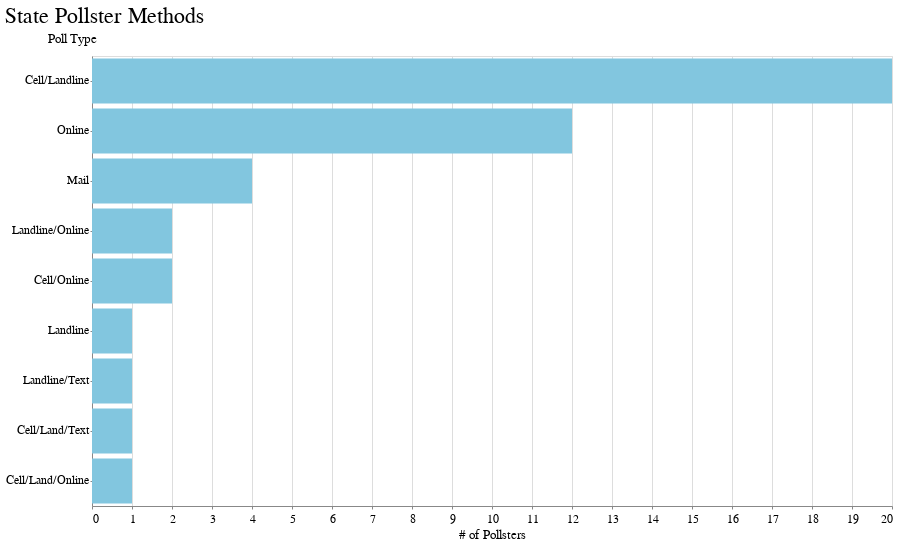

This figure's notebook cell:
### Code cell
alt.Chart(state_polls_df, title='State Pollster Methods').mark_bar().encode(
    x=alt.X('Poll Count', title='# of Pollsters'),
    y=alt.Y('Poll Type', sort=types)).properties(background='white')

### Figure 1 — Vega-Lite specification as saved in the notebook (floating-point values rounded to 4 significant figures)
{"$schema": "https://vega.github.io/schema/vega-lite/v3.4.0.json", "background": "white", "config": {"arc": {"fill": "#82c6df"}, "area": {"fill": "#82c6df"}, "axis": {"labelFont": "Benton Gothic, sans", "labelFontSize": 11.5, "labelFontWeight": "normal", "titleFont": "Benton Gothic Bold, sans", "titleFontSize": 13, "titleFontWeight": "normal"}, "axisX": {"labelAngle": 0, "labelPadding": 4, "tickSize": 3}, "axisY": {"labelBaseline": "middle", "maxExtent": 45, "minExtent": 45, "tickSize": 2, "titleAlign": "left", "titleAngle": 0, "titleX": -45, "titleY": -11}, "background": "#ffffff", "bar": {"fill": "#82c6df"}, "legend": {"labelFont": "Benton Gothic, sans", "labelFontSize": 11.5, "symbolType": "square", "titleFont": "Benton Gothic Bold, sans", "titleFontSize": 13, "titleFontWeight": "normal"}, "line": {"stroke": "#82c6df", "strokeWidth": 3}, "path": {"stroke": "#82c6df"}, "point": {"stroke": "#82c6df"}, "range": {"category": ["#3580b1", "#ec8431", "#ab7fb4", "#c89d29", "#adc839", "#829eb1"], "diverging": ["#e68a4f", "#f4bb6a", "#f9e39c", "#dadfe2", "#a6b7c6", "#849eae"], "heatmap": ["#fbf2c7", "#f9e39c", "#f8d36e", "#f4bb6a", "#e68a4f", "#d15a40", "#ab4232"], "ordinal": ["#fbf2c7", "#f9e39c", "#f8d36e", "#f4bb6a", "#e68a4f", "#d15a40", "#ab4232"], "ramp": ["#fbf2c7", "#f9e39c", "#f8d36e", "#f4bb6a", "#e68a4f", "#d15a40", "#ab4232"]}, "rect": {"fill": "#82c6df"}, "shape": {"stroke": "#82c6df"}, "symbol": {"fill": "#82c6df", "size": 30}, "title": {"anchor": "start", "font": "Benton Gothic Bold, sans", "fontColor": "#000000", "fontSize": 22, "fontWeight": "normal"}, "view": {"height": 450, "width": 800}}, "data": {"name": "data-42c0a6661bdeb0737bf6388073551133"}, "datasets": {"data-42c0a6661bdeb0737bf6388073551133": [{"Poll Count": 20, "Poll Type": "Cell/Landline"}, {"Poll Count": 12, "Poll Type": "Online"}, {"Poll Count": 4, "Poll Type": "Mail"}, {"Poll Count": 2, "Poll Type": "Landline/Online"}, {"Poll Count": 2, "Poll Type": "Cell/Online"}, {"Poll Count": 1, "Poll Type": "Landline"}, {"Poll Count": 1, "Poll Type": "Landline/Text"}, {"Poll Count": 1, "Poll Type": "Cell/Land/Text"}, {"Poll Count": 1, "Poll Type": "Cell/Land/Online"}]}, "encoding": {"x": {"field": "Poll Count", "title": "# of Pollsters", "type": "quantitative"}, "y": {"field": "Poll Type", "sort": ["Cell/Landline", "Online", "Mail", "Landline/Online", "Cell/Online", "Landline", "Landline/Text", "Cell/Land/Text", "Cell/Land/Online"], "type": "nominal"}}, "mark": "bar", "title": "State Pollster Methods"}
